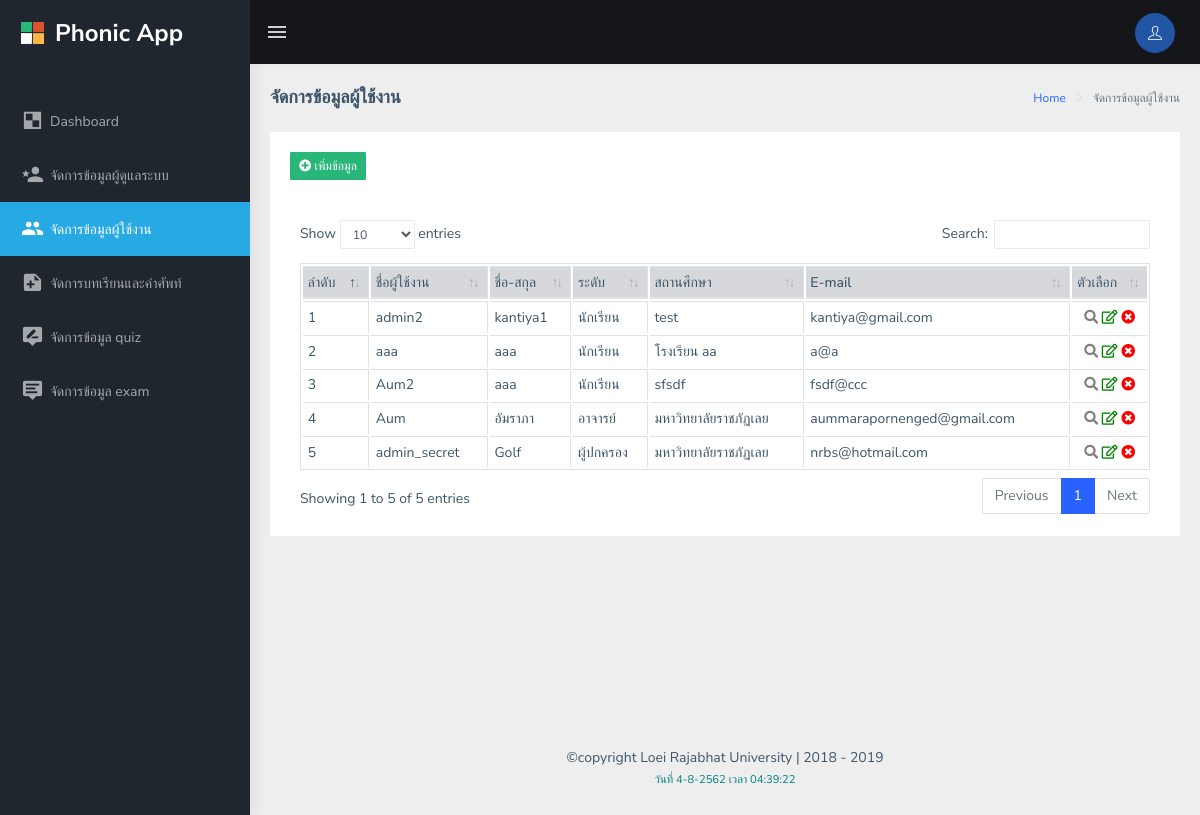
The page /Admin/Manageuser.php (signed in) on the database its author committed.
### tables this page shows
CREATE TABLE `user_account` (
  `user_id` int(10) NOT NULL COMMENT 'รหัสผู้ใช้',
  `user_name` varchar(30) NOT NULL,
  `user_pwd` varchar(20) NOT NULL,
  `user_fullname` varchar(50) NOT NULL,
  `user_position` varchar(50) NOT NULL,
  `user_school` varchar(50) NOT NULL,
  `user_group` varchar(50) NOT NULL,
  `user_email` varchar(50) NOT NULL,
  `create_date` timestamp NOT NULL DEFAULT CURRENT_TIMESTAMP ON UPDATE CURRENT_TIMESTAMP
);

### Admin/Manageuser.php (the view, shortened to what this page needs)
<?php
include '../db_connection.php';
$sql = "SELECT * FROM user_account ORDER BY create_date DESC";
$query = mysqli_query($conn, $sql);
?>
<!DOCTYPE html>
<html dir="ltr" lang="en">
<head>
    <link href="assets/libs/datatables.net-bs4/css/dataTables.bootstrap4.css" rel="stylesheet">
</head>
<body>
    <div id="main-wrapper">
        <?php include 'template/menu.php'; ?>
        <div class="page-wrapper">
            <div class="page-breadcrumb">
                <div class="row">
                    <div class="col-12 d-flex no-block align-items-center">
                        <h4 class="page-title">จัดการข้อมูลผู้ใช้งาน</h4>
                        <div class="ml-auto text-right">
                            <nav aria-label="breadcrumb">
                                <ol class="breadcrumb">
                                    <li class="breadcrumb-item"><a href="index.php">Home</a></li>
                                    <li class="breadcrumb-item active" aria-current="page">จัดการข้อมูลผู้ใช้งาน</li>
                                </ol>
                            </nav>
                        </div>
                    </div>
                </div>
            </div>
            <div class="container-fluid">
                <div class="card">
                    <div class="card-body">
                        <a href="adduser.php" class="btn btn-success btn-sm"><i class="fas fa-plus-circle"></i> เพิ่มข้อมูล</a>
                    </div>
                    <div class="card-body">
                        <div class="table-responsive">
                            <table id="zero_config" class="table table-bordered table-sm table-hover">
                                <thead class="table-secondary">
                                    <tr>
                                        <th>ลำดับ</th>
                                        <th>ชื่อผู้ใช้งาน</th>
                                        <th>ชื่อ-สกุล</th>
                                        <th>ระดับ</th>
                                        <th>สถานศึกษา</th>
                                        <th>E-mail</th>
                                        <th>ตัวเลือก</th>
                                    </tr>
                                </thead>
                                <tbody>
                                    <?php
                                    $i = 1;
                                    while ($result = mysqli_fetch_array($query, MYSQLI_ASSOC)) {
                                        ?>
                                        <tr>
                                            <td><?= number_format($i); ?></td>
                                            <td><?php echo $result["user_name"]; ?></td>
                                            <td><?php echo $result["user_fullname"]; ?></td>
                                            <td><?php echo $result["user_position"]; ?></td>
                                            <td><?php echo $result["user_school"]; ?></td>
                                            <td><?php echo $result["user_email"]; ?></td>
                                            <td width="65px;" align="center">
                                                <a href="#" style="color: gray;" title="view" class="view_data" id="<?php echo $result["user_id"]; ?>"><i class="fas fa-search"></i></a>
                                                <a href="JavaScript:if(confirm('คุณต้องการแก้ไขข้อมูลใช่หรือไม่ ?')==true){window.location='edituser.php?user_id=<?php echo $result["user_id"]; ?>';}" style="color: green;" title="แก้ไขข้อมูล"><i class="far fa-edit"></i></a>
                                                <a href="JavaScript:if(confirm('คุณต้องการลบข้อมูลใช่หรือไม่ ?')==true){window.location='script/deluser_script.php?user_id=<?php echo $result["user_id"]; ?>';}" style="color: red;" title="ลบข้อมูล"><i class="fas fa-times-circle"></i></a>
                                            </td>
                                        </tr>
                                        <?php
                                        $i++;
                                    }
                                    ?>
                                </tbody>
                            </table>
                        </div>
                    </div>
                </div>
            </div>
            <?php include 'template/footer.php'; ?>
        </div>
    </div>
</body>
</html>

### rows shown on the page
user_account: user_name "admin2", user_fullname "kantiya1", user_position "นักเรียน", user_school "test", user_email "kantiya@gmail.com"
user_account: user_name "aaa", user_fullname "aaa", user_position "นักเรียน", user_school "โรงเรียน aa", user_email "a@a"
user_account: user_name "Aum2", user_fullname "aaa", user_position "นักเรียน", user_school "sfsdf", user_email "fsdf@ccc"
user_account: user_name "Aum", user_fullname "อัมราภา", user_position "อาจารย์", user_school "มหาวิทยาลัยราชภัฏเลย", user_email "aummarapornenged@gmail.com"
user_account: user_name "admin_secret", user_fullname "Golf", user_position "ผู้ปกครอง", user_school "มหาวิทยาลัยราชภัฏเลย", user_email "nrbs@hotmail.com"
